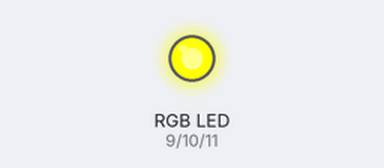
The sketch below on a simulated Arduino Uno, built with avr-gcc and run on an emulated ATmega328P. On the bench: an RGB LED mixed from three pins (HIGH = lit). Random numbers use the default seed unless the sketch sets one.

Above: at 0.1 s.
At 1.6 s:
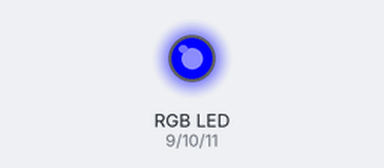
At 26.1 s:
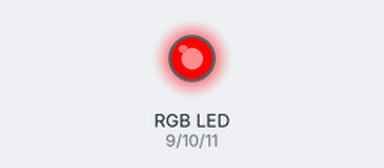
At 32.1 s:
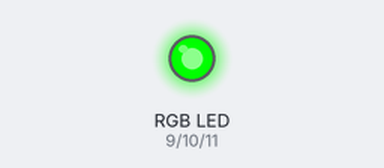
Timing chart, 0 to 40.0 s (numbered marks = the images above):
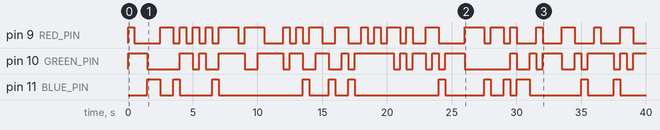

Measured:
- by itself, pin 9 (RED_PIN): LOW → HIGH at 0.00 s, → LOW 0.50 s later, → HIGH 2.0 s later, → LOW 1.0 s later, … (46 changes in this stretch)
- by itself, pin 10 (GREEN_PIN): LOW → HIGH at 0.00 s, → LOW 1.5 s later, → HIGH 2.5 s later, → LOW 1.0 s later, … (39 changes in this stretch)
- by itself, pin 11 (BLUE_PIN): LOW → HIGH at 1.5 s, → LOW 1.0 s later, → HIGH 1.0 s later, → LOW 0.50 s later, … (24 changes in this stretch)

The sketch:

GAME_1.ino
```cpp
// Define the pins for the RGB LED
#define RED_PIN 9
#define GREEN_PIN 10
#define BLUE_PIN 11

void setup() {
  // Set the RGB LED pins as output
  pinMode(RED_PIN, OUTPUT);
  pinMode(GREEN_PIN, OUTPUT);
  pinMode(BLUE_PIN, OUTPUT);
}

void loop() {
  // Generate a random number (0-3) to represent the color
  int color = random(4);

  // Set RGB values based on the selected color
  switch (color) {
    case 0: // Red
      analogWrite(RED_PIN, 255);
      analogWrite(GREEN_PIN, 0);
      analogWrite(BLUE_PIN, 0);
      break;
    case 1: // Green
      analogWrite(RED_PIN, 0);
      analogWrite(GREEN_PIN, 255);
      analogWrite(BLUE_PIN, 0);
      break;
    case 2: // Blue
      analogWrite(RED_PIN, 0);
      analogWrite(GREEN_PIN, 0);
      analogWrite(BLUE_PIN, 255);
      break;
    case 3: // Yellow (combination of red and green)
      analogWrite(RED_PIN, 255);
      analogWrite(GREEN_PIN, 255);
      analogWrite(BLUE_PIN, 0);
      break;
  }

  // Delay for a short period before changing color again
  delay(500); // Adjust the delay time as needed
}
```
